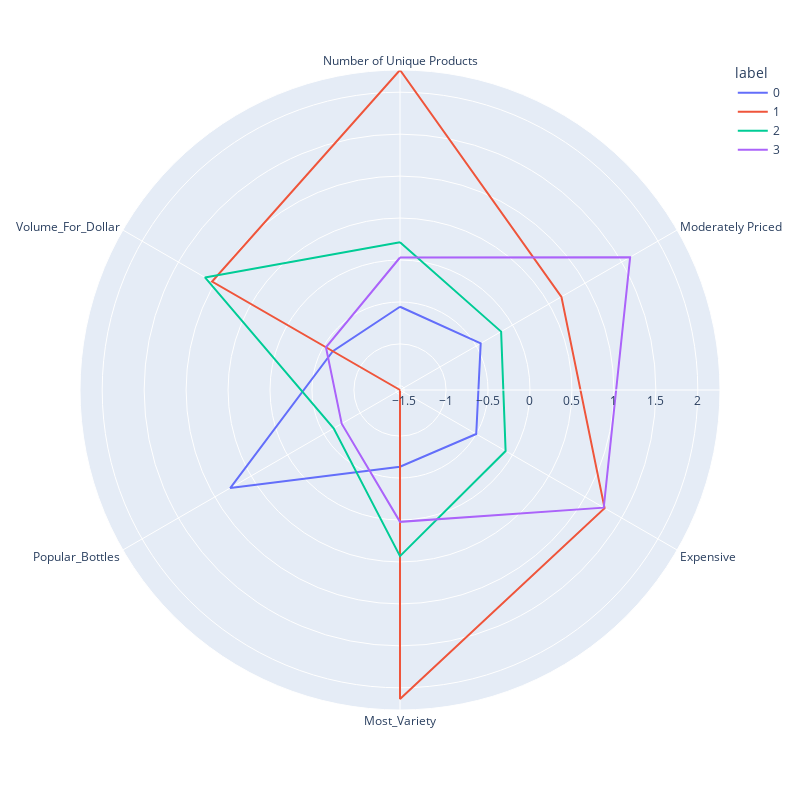

The cell this chart's notebook holds for it:
### Code cell
cols_ = ['tot_num_unique_items',
 'rev_Cheap',
 'rev_Moderately_High',
 'rev_Most_Variety',
 'rev_Popular_Bottles',
 'rev_Volume_For_Dollar']

df_graph = stores_clust_info_combined4[cols_]

df_graph.rename(columns={'tot_num_unique_items':'Number of Unique Products','rev_Cheap':'Moderately Priced',
                         'rev_Moderately_High':'Expensive','rev_Most_Variety':'Most_Variety','rev_Popular_Bottles':'Popular_Bottles',
                        'rev_Volume_For_Dollar':'Volume_For_Dollar'},inplace=True)

df_graph.columns
cols1 = ['Number of Unique Products', 'Moderately Priced', 'Expensive',
       'Most_Variety', 'Popular_Bottles', 'Volume_For_Dollar']


#df_scaled = scale(stores_clust_info_combined4, cols1)
fig, polars, clusters, scaler = get_kmeans(df_graph, cols = cols1,n_clusters=4)
fig, polars, clusters, scaler = get_clusters(clusters, cols1, clusters['label'])
# plt.figure(figsize = (12,10))
fig.update_layout(
    autosize=False,
    width=800,
    height=800,)
fig.show()

### Figure 1 — Plotly figure (JSON) as saved in the notebook; plotly's stock layout.template omitted (floating-point values rounded to 4 significant figures)
{"data": [{"hovertemplate": "label=0<br>value=%{r}<br>variable=%{theta}<extra></extra>", "legendgroup": "0", "line": {"color": "#636efa", "dash": "solid"}, "marker": {"symbol": "circle"}, "mode": "lines", "name": "0", "r": [-0.5569, -0.4385, -0.5001, -0.6344, 0.7878, -0.625, -0.5569], "showlegend": true, "subplot": "polar", "theta": ["Number of Unique Products", "Moderately Priced", "Expensive", "Most_Variety", "Popular_Bottles", "Volume_For_Dollar", "Number of Unique Products"], "type": "scatterpolar"}, {"hovertemplate": "label=1<br>value=%{r}<br>variable=%{theta}<extra></extra>", "legendgroup": "1", "line": {"color": "#EF553B", "dash": "solid"}, "marker": {"symbol": "circle"}, "mode": "lines", "name": "1", "r": [2.264, 0.6724, 1.266, 2.133, -1.549, 1.037, 2.264], "showlegend": true, "subplot": "polar", "theta": ["Number of Unique Products", "Moderately Priced", "Expensive", "Most_Variety", "Popular_Bottles", "Volume_For_Dollar", "Number of Unique Products"], "type": "scatterpolar"}, {"hovertemplate": "label=2<br>value=%{r}<br>variable=%{theta}<extra></extra>", "legendgroup": "2", "line": {"color": "#00cc96", "dash": "solid"}, "marker": {"symbol": "circle"}, "mode": "lines", "name": "2", "r": [0.2122, -0.1575, -0.09574, 0.4316, -0.6361, 1.135, 0.2122], "showlegend": true, "subplot": "polar", "theta": ["Number of Unique Products", "Moderately Priced", "Expensive", "Most_Variety", "Popular_Bottles", "Volume_For_Dollar", "Number of Unique Products"], "type": "scatterpolar"}, {"hovertemplate": "label=3<br>value=%{r}<br>variable=%{theta}<extra></extra>", "legendgroup": "3", "line": {"color": "#ab63fa", "dash": "solid"}, "marker": {"symbol": "circle"}, "mode": "lines", "name": "3", "r": [0.02988, 1.618, 1.255, 0.0224, -0.7467, -0.5303, 0.02988], "showlegend": true, "subplot": "polar", "theta": ["Number of Unique Products", "Moderately Priced", "Expensive", "Most_Variety", "Popular_Bottles", "Volume_For_Dollar", "Number of Unique Products"], "type": "scatterpolar"}], "layout": {"autosize": false, "height": 800, "legend": {"title": {"text": "label"}, "tracegroupgap": 0}, "margin": {"t": 60}, "polar": {"angularaxis": {"direction": "clockwise", "rotation": 90}, "domain": {"x": [0, 1], "y": [0, 1]}}, "width": 800}}
